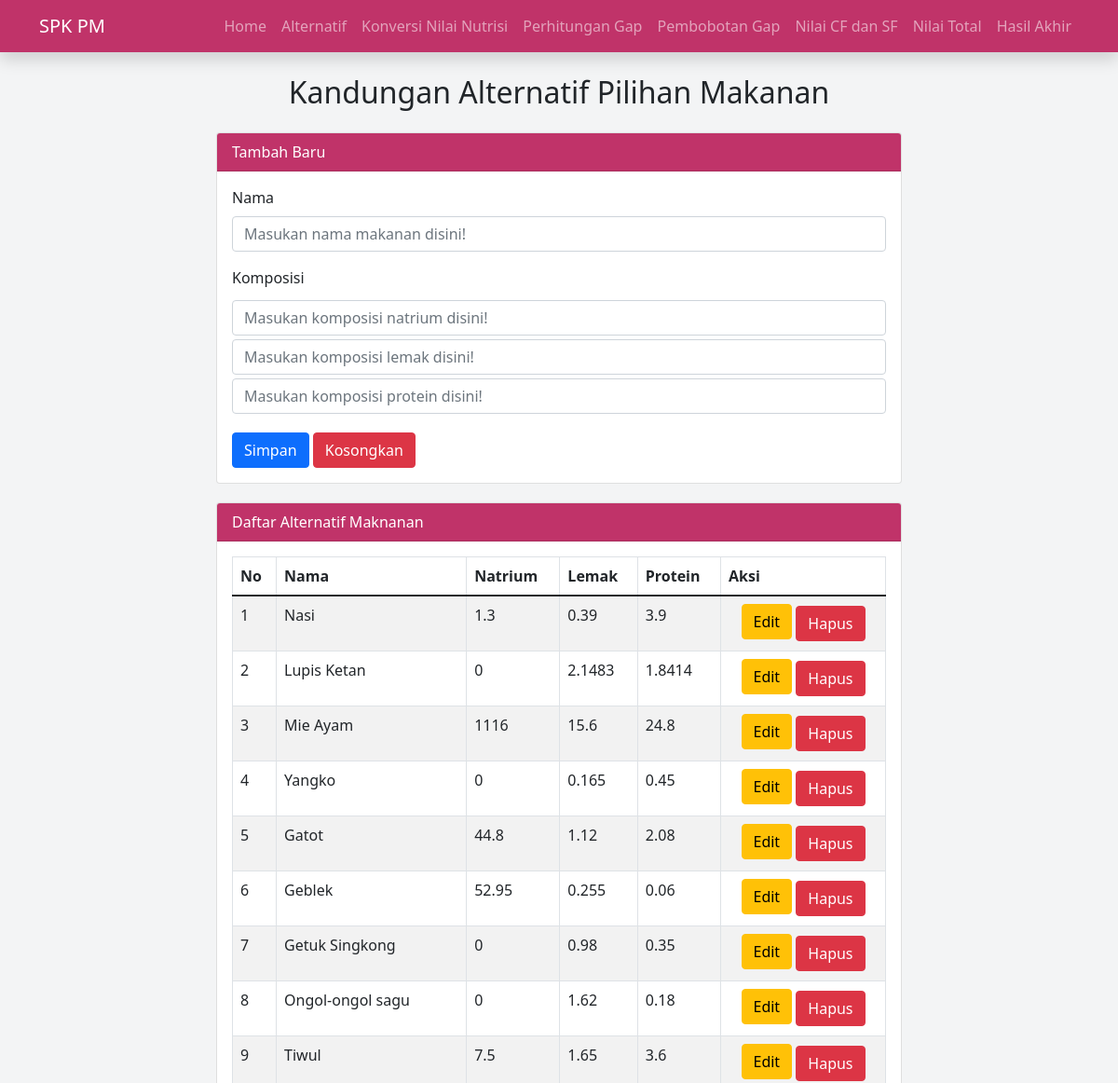
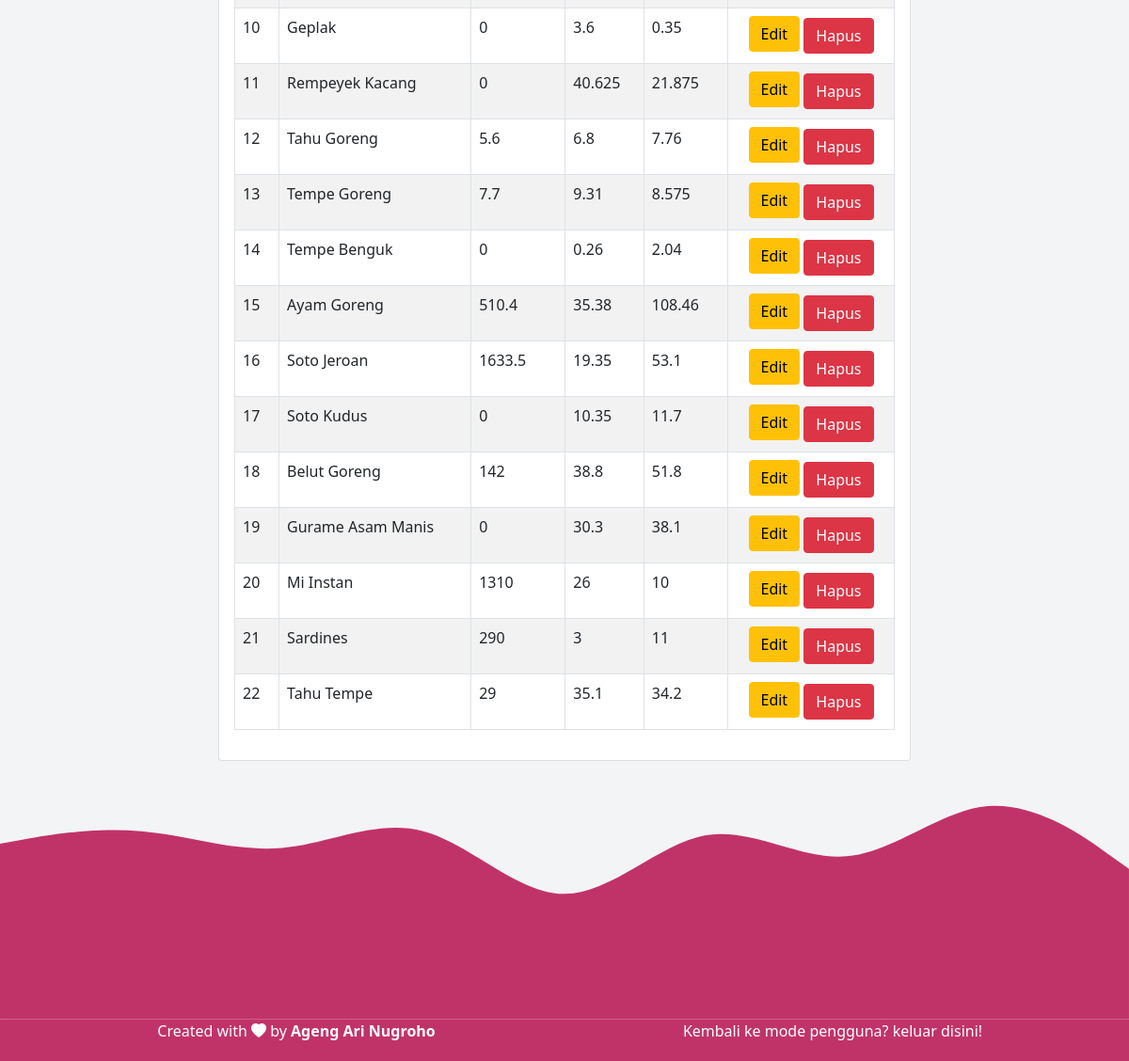
Screenshot of /admin/alternatif.php (signed in) with the database file from the repository (2 pictures, top to bottom).
### tables this page shows
CREATE TABLE `food` (
  `id_makanan` int(10) NOT NULL,
  `name` varchar(50) NOT NULL,
  `natrium` float NOT NULL,
  `lemak` float NOT NULL,
  `protein` float NOT NULL
);

### admin/alternatif.php (the view, shortened to what this page needs)
<!DOCTYPE html>
<html lang="en">
  <head>
    <link href="https://cdn.jsdelivr.net/npm/bootstrap@5.1.3/dist/css/bootstrap.min.css" rel="stylesheet" />
    <link rel="stylesheet" href="https://cdn.jsdelivr.net/npm/bootstrap-icons@1.5.0/font/bootstrap-icons.css" />
  </head>
  <body id="home">
	<div>
		<?php include "inc/navbar.php"; ?>
	</div>
    <section style="background-color: #f3f4f5">
      <div class="container" style="padding-top: 5rem">
        <div class="row">
          <div class="col">
            <h2 class="text-center">Kandungan Alternatif Pilihan Makanan</h2>
          </div>
        </div>
        <div class="row justify-content-center">
          <div class="col-md-8">
            <div class="card mt-3 mb-1">
              <div class="card-header text-white" style="background-color: #c03369">Tambah Baru</div>
              <div class="card-body">
                <form method="post" action="">
                  <div class="mb-3">
                    <label for="tb_name" class="form-label">Nama</label>
                    <input type="text" name="tb_name" value="<?=@$vname?>" class="form-control" placeholder="Masukan nama makanan disini!" required />
                  </div>
                  <div class="mb-3">
                    <label for="tb_komposisi" class="form-label">Komposisi</label>
                    <input type="float" name="tb_natrium" value="<?=@$vnatrium?>" class="form-control mt-1" placeholder="Masukan komposisi natrium disini!" required />
                    <input type="float" name="tb_lemak" value="<?=@$vlemak?>" class="form-control mt-1" placeholder="Masukan komposisi lemak disini!" required />
                    <input type="float" name="tb_protein" value="<?=@$vprotein?>" class="form-control mt-1" placeholder="Masukan komposisi protein disini!" required />
                  </div>
                  <button type="submit" class="btn btn-primary mt-1" name="btn_simpan">Simpan</button>
                  <button type="reset" class="btn btn-danger mt-1" name="btn_reset">Kosongkan</button>
                </form>
              </div>
            </div>
          </div>
        </div>
        <div class="row justify-content-center">
          <div class="col-md-8">
            <div class="card mt-3 mb-2">
              <div class="card-header text-white" style="background-color: #c03369">Daftar Alternatif Maknanan</div>
              <div class="card-body">
                <table class="table table-bordered table-striped">
                  <thead>
                    <tr>
                      <th>No</th>
                      <th>Nama</th>
                      <th>Natrium</th>
                      <th>Lemak</th>
                      <th>Protein</th>
                      <th>Aksi</th>
                    </tr>
                  </thead>
                  <tbody>
                    <?php
                      $no = 1;
                      $tampil = mysql_query("SELECT * FROM food order by id_makanan asc");
                      while($data = mysql_fetch_array($tampil)):
                    ?>
                    <tr>
                      <td><?=$no++;?></td>
                      <td><?=$data['name']?></td>
                      <td><?=$data['natrium']?></td>
                      <td><?=$data['lemak']?></td>
                      <td><?=$data['protein']?></td>
                      <td class="text-center" >
                        <a href="alternatif.php?hal=edit&id=<?=$data['id_makanan']?>" class="btn btn-warning mb-1">Edit</a>
                        <a href="alternatif.php?hal=hapus&id=<?=$data['id_makanan']?>"
                        onclik="return confirm('Apakah anda yakin akan menghapus data ini?')" class="btn btn-danger">Hapus</a>
                      </td>
                    </tr>
                  <?php endwhile;  ?>
                  </tbody>
                </table>
              </div>
            </div>
          </div>
        </div>
      </div>
    </section>
  <div>
    <?php include "inc/footer.php"; ?>
  </div>
  </body>
</html>

### rows the page displays
food: name "Nasi", natrium "1.3", lemak "0.39", protein "3.9"
food: name "Lupis Ketan", natrium "0", lemak "2.1483", protein "1.8414"
food: name "Mie Ayam", natrium "1116", lemak "15.6", protein "24.8"
food: name "Yangko", natrium "0", lemak "0.165", protein "0.45"
food: name "Gatot", natrium "44.8", lemak "1.12", protein "2.08"
food: name "Geblek", natrium "52.95", lemak "0.255", protein "0.06"
food: name "Getuk Singkong", natrium "0", lemak "0.98", protein "0.35"
food: name "Ongol-ongol sagu", natrium "0", lemak "1.62", protein "0.18"
food: name "Tiwul", natrium "7.5", lemak "1.65", protein "3.6"
food: name "Geplak", natrium "0", lemak "3.6", protein "0.35"
food: name "Rempeyek Kacang", natrium "0", lemak "40.625", protein "21.875"
food: name "Tahu Goreng", natrium "5.6", lemak "6.8", protein "7.76"
food: name "Tempe Goreng", natrium "7.7", lemak "9.31", protein "8.575"
food: name "Tempe Benguk", natrium "0", lemak "0.26", protein "2.04"
food: name "Ayam Goreng", natrium "510.4", lemak "35.38", protein "108.46"
food: name "Soto Jeroan", natrium "1633.5", lemak "19.35", protein "53.1"
food: name "Soto Kudus", natrium "0", lemak "10.35", protein "11.7"
food: name "Belut Goreng", natrium "142", lemak "38.8", protein "51.8"
food: name "Gurame Asam Manis", natrium "0", lemak "30.3", protein "38.1"
food: name "Mi Instan", natrium "1310", lemak "26", protein "10"
food: name "Sardines", natrium "290", lemak "3", protein "11"
food: name "Tahu Tempe", natrium "29", lemak "35.1", protein "34.2"
